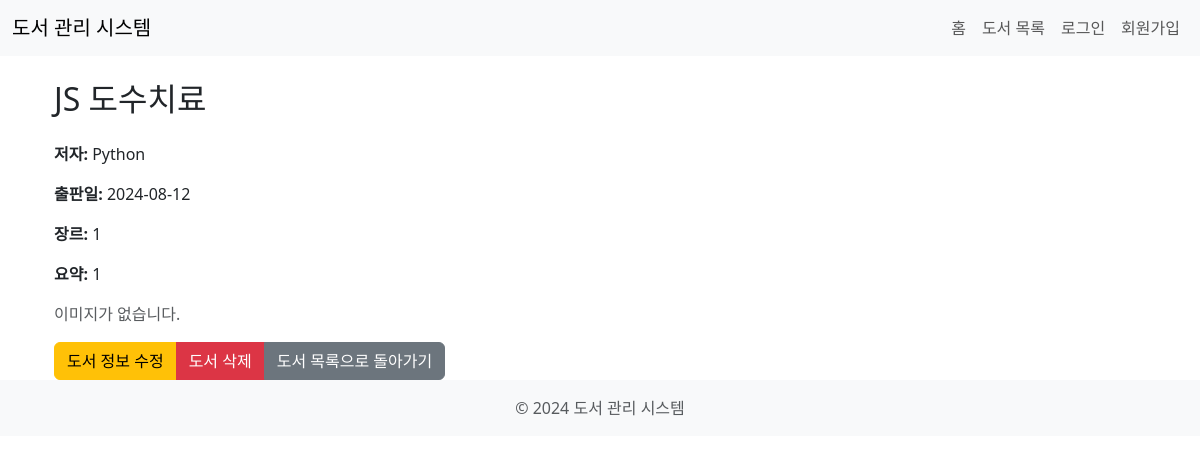
Before: /books/4/ with the older database file.
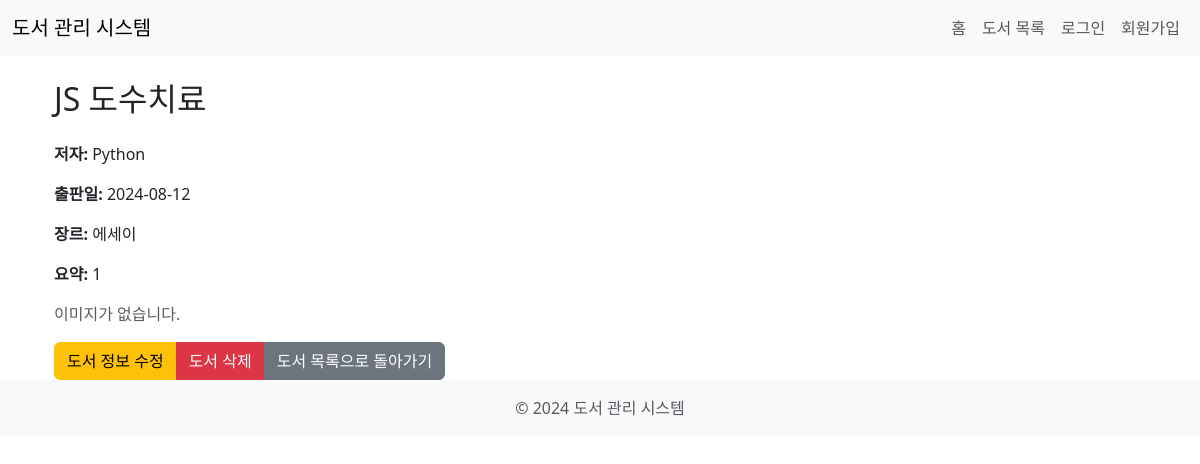
After: the same page with the newer database file.
### books/models.py (models this page shows, shortened)
class Book(models.Model):
    title = models.CharField(max_length=200, verbose_name='제목')
    author = models.CharField(max_length=100, verbose_name='저자')
    publication_date = models.DateField(verbose_name='출판일')
    genre = models.CharField(max_length=100, verbose_name='장르')
    summary = models.TextField(verbose_name='요약')
    image = models.ImageField(upload_to='book_images/', blank=True, null=True)  # 이미지 필드 추가
    class Meta:
        verbose_name = '도서'
        verbose_name_plural = '도서들'

### books/views.py (the view)
# urls.py: path('<int:pk>/', BookDetailView.as_view(), name='book_detail'),
class BookDetailView(DetailView):
    model = Book # 이 뷰에서 사용할 모델
    template_name = 'books/book_detail.html' # 랜더링할 템플릿 파일
    context_object_name = 'book' # 컨텍스트 객체 이름! 기본적으로 object를 사용함 book 변경

### templates/books/book_detail.html (shortened to what this page needs)
{% extends 'base.html' %}
{% block content %}
    <div class="container mt-4">
        <h2 class="mb-4">{{ book.title }}</h2>
        <p><strong>저자:</strong> {{ book.author }}</p>
        <p><strong>출판일:</strong> {{ book.publication_date|date:"Y-m-d" }}</p>
        <p><strong>장르:</strong> {{ book.genre }}</p>
        <p><strong>요약:</strong> {{ book.summary }}</p>
        {% if book.image %}
            <img src="{{ book.image.url }}" alt="{{ book.title }} 이미지" class="img-fluid rounded mt-3 mb-4">
        {% else %}
            <p class="text-muted">이미지가 없습니다.</p>
        {% endif %}
        <div class="btn-group" role="group">
            <a href="{% url 'books:book_update' book.pk %}" class="btn btn-warning">도서 정보 수정</a>
            <a href="{% url 'books:book_delete' book.pk %}" class="btn btn-danger">도서 삭제</a>
            <a href="{% url 'books:book_list' %}" class="btn btn-secondary">도서 목록으로 돌아가기</a>
        </div>
    </div>
{% endblock %}

Changed rows visible on the page:
changed Book "JS 도수치료": genre "1" → "에세이"
